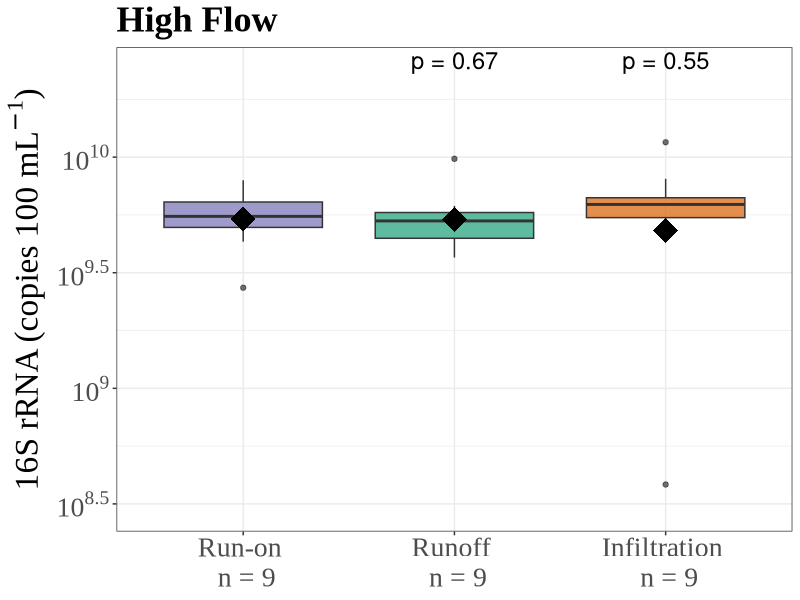
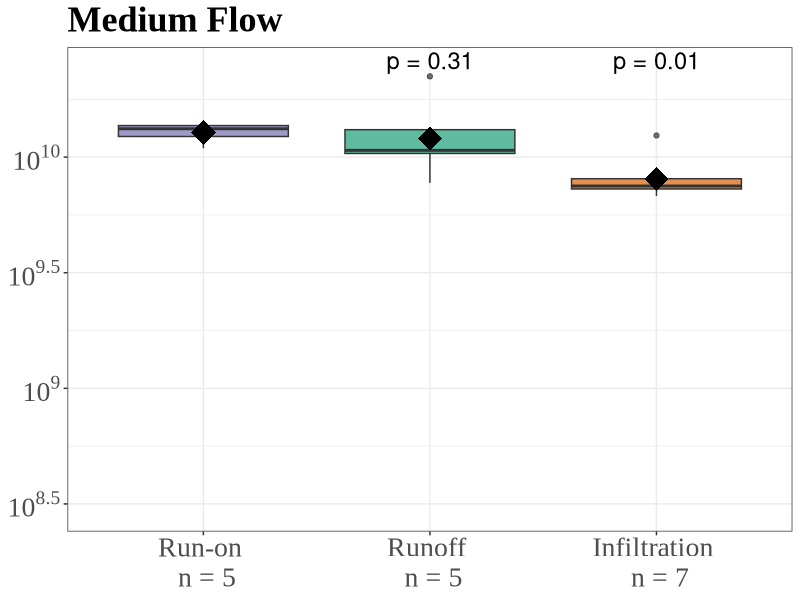
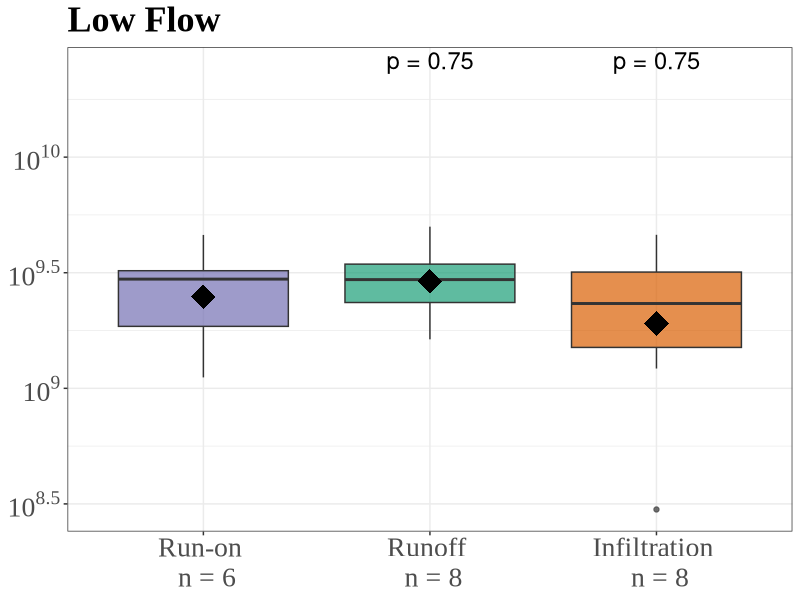
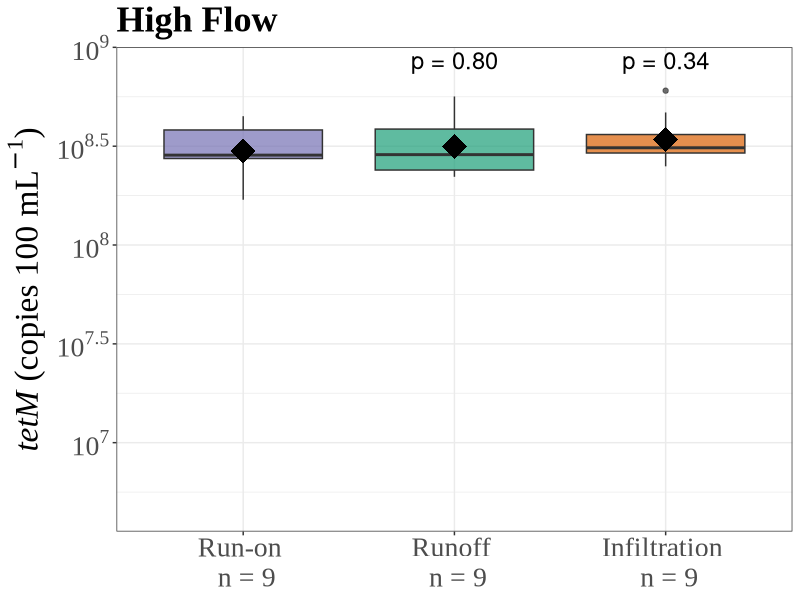
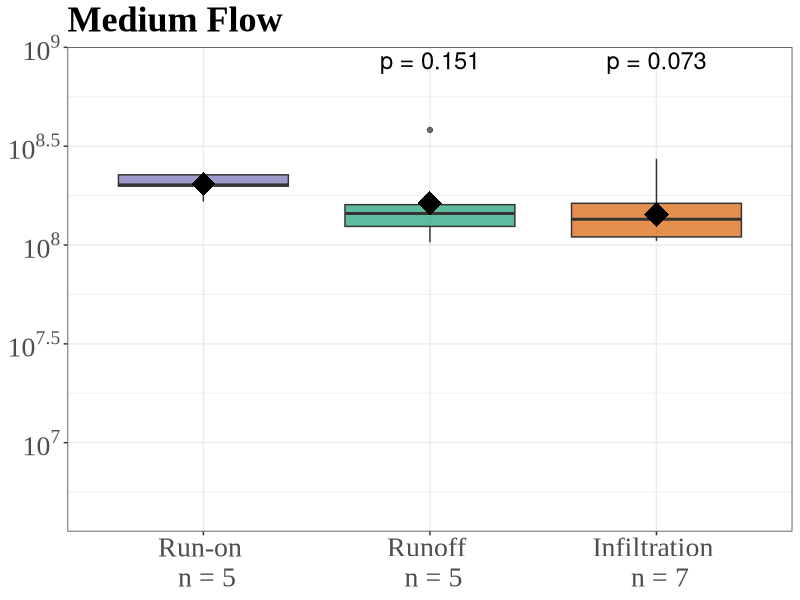
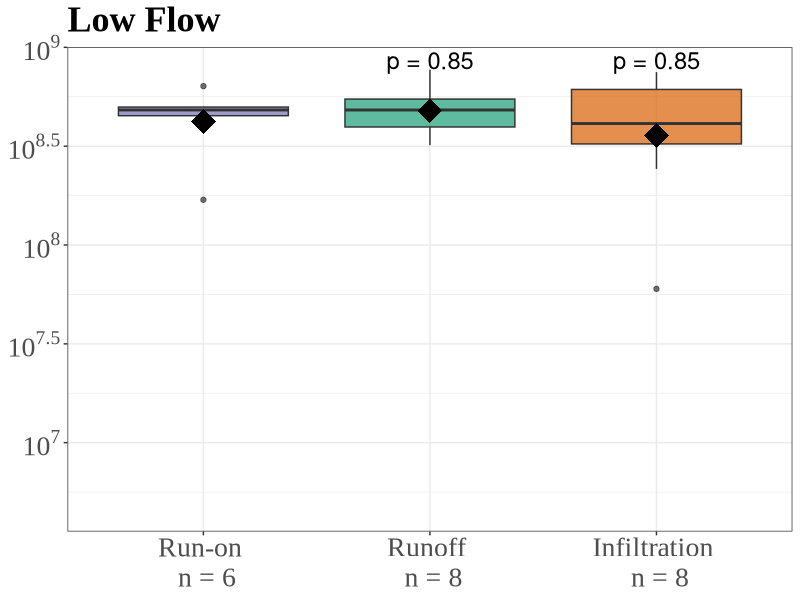
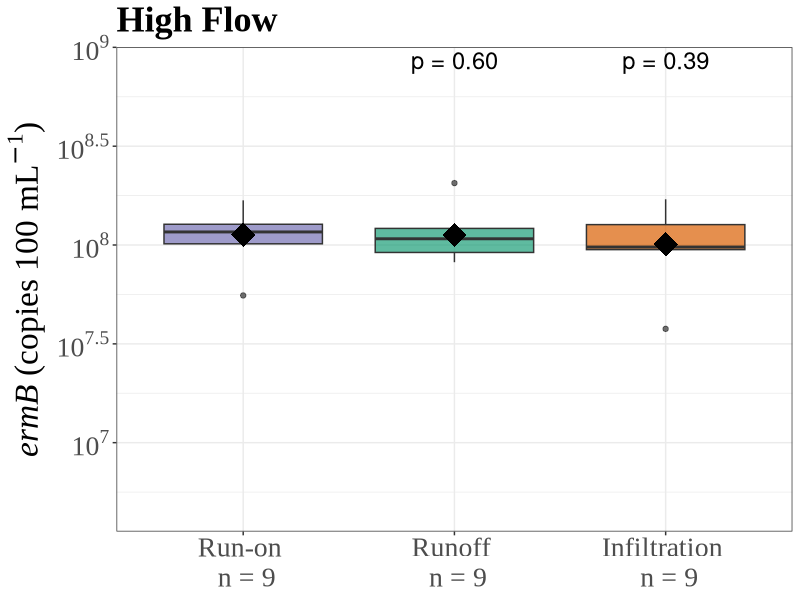
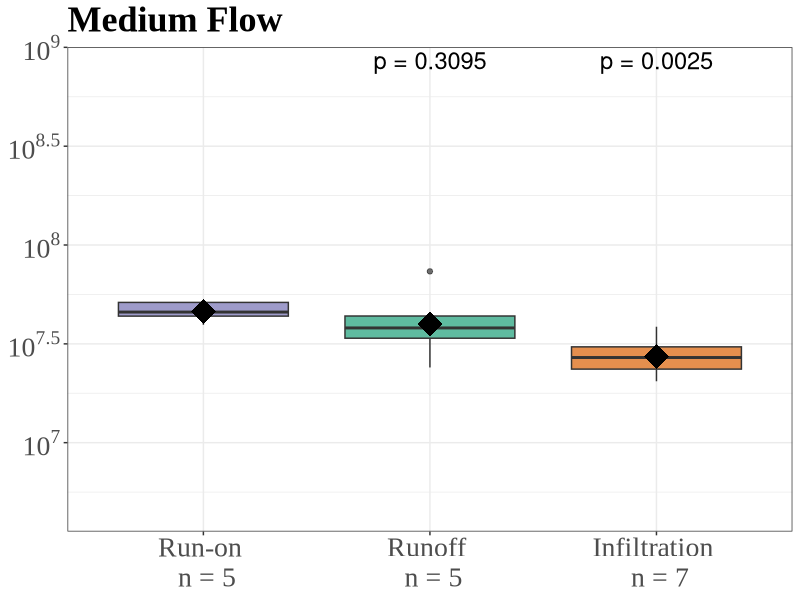

Reproduce these figures in R, in order.
library("readxl")
library("ggplot2")
library("dplyr")
library("ggpubr")
library("scales")

#16S rRNA#

high_flow_rRNA <- read_excel("../Boxplot Data.xlsx", sheet = "High Flow_Clean") %>%
  subset(Contaminant == "16S_rRNA") %>%
  mutate(Label = case_when(Sample == "Upstream" ~ "Run-on \n n = 9",
                           Sample == "Downstream" ~ "Runoff \n n = 9",
                           Sample == "Infiltration" ~ "Infiltration \n n = 9"))

levels_h = c("Run-on \n n = 9", "Runoff \n n = 9", "Infiltration \n n = 9")

medium_flow_rRNA <- read_excel("../Boxplot Data.xlsx", sheet = "Medium Flow_Clean") %>%
  subset(Contaminant == "16S_rRNA") %>%
  mutate(Label = case_when(Sample == "Upstream" ~ "Run-on \n n = 5",
                           Sample == "Downstream" ~ "Runoff \n n = 5",
                           Sample == "Infiltration" ~ "Infiltration \n n = 7"))

levels_m = c("Run-on \n n = 5", "Runoff \n n = 5", "Infiltration \n n = 7")

low_flow_rRNA <- read_excel("../Boxplot Data.xlsx", sheet = "Low Flow_Clean") %>%
  subset(Contaminant == "16S_rRNA") %>%
  mutate(Label = case_when(Sample == "Upstream" ~ "Run-on \n n = 6",
                           Sample == "Downstream" ~ "Runoff \n n = 8",
                           Sample == "Infiltration" ~ "Infiltration \n n = 8"))

levels_l = c("Run-on \n n = 6", "Runoff \n n = 8", "Infiltration \n n = 8")

high_flow_rRNA_plot <- ggplot(high_flow_rRNA, aes(ordered(x = Label, levels = levels_h), y = Conc, fill = Sample)) + 
  geom_boxplot(alpha = 0.7) +
  stat_summary(fun = mean, geom = "point", shape = 18, size = 8, color = "black", fill = "black") +
  stat_compare_means(label = "p.format", ref.group = "Run-on \n n = 9", size = 6) +
  scale_y_log10(limits = c(299000000, 24000000000),
                breaks = trans_breaks("log10", function(x) 10^x),
                labels = trans_format("log10", math_format(10^.x))) +
  scale_fill_brewer(palette = "Dark2") +
  ggtitle("High Flow") +
  ylab(bquote("16S rRNA (copies 100"~mL^-1*")")) +
  theme_bw() +
  theme(plot.title = element_text(family = "Times New Roman", face = "bold", size = 26),
        axis.text.x = element_text(family = "Times New Roman", size = 20),
        axis.title.x = element_blank(),
        axis.text.y = element_text(family = "Times New Roman", size = 20),
        axis.title.y = element_text(family = "Times New Roman", size = 24),
        legend.position = "none")

high_flow_rRNA_plot

medium_flow_rRNA_plot <- ggplot(medium_flow_rRNA, aes(ordered(x = Label, levels = levels_m), y = Conc, fill = Sample)) + 
  geom_boxplot(alpha = 0.7) +
  stat_summary(fun = mean, geom = "point", shape = 18, size = 8, color = "black", fill = "black") +
  stat_compare_means(label = "p.format", ref.group = "Run-on \n n = 5", size = 6) +
  scale_y_log10(limits = c(299000000, 24000000000),
                breaks = trans_breaks("log10", function(x) 10^x),
                labels = trans_format("log10", math_format(10^.x))) +
  scale_fill_brewer(palette = "Dark2") +
  ggtitle("Medium Flow") +
  theme_bw() +
  theme(plot.title = element_text(family = "Times New Roman", face = "bold", size = 26),
        axis.text.x = element_text(family = "Times New Roman", size = 20),
        axis.title.x = element_blank(),
        axis.text.y = element_text(family = "Times New Roman", size = 20),
        axis.title.y = element_blank(),
        legend.position = "none")

medium_flow_rRNA_plot

low_flow_rRNA_plot <- ggplot(low_flow_rRNA, aes(ordered(x = Label, levels = levels_l), y = Conc, fill = Sample)) + 
  geom_boxplot(alpha = 0.7) +
  stat_summary(fun = mean, geom = "point", shape = 18, size = 8, color = "black", fill = "black") +
  stat_compare_means(label = "p.format", ref.group = "Run-on \n n = 6", hide.ns = TRUE, size = 6) +
  scale_y_log10(limits = c(299000000, 24000000000),
                breaks = trans_breaks("log10", function(x) 10^x),
                labels = trans_format("log10", math_format(10^.x))) +
  scale_fill_brewer(palette = "Dark2") +
  ggtitle("Low Flow") +
  theme_bw() +
  theme(plot.title = element_text(family = "Times New Roman", face = "bold", size = 26),
        axis.text.x = element_text(family = "Times New Roman", size = 20),
        axis.title.x = element_blank(),
        axis.text.y = element_text(family = "Times New Roman", size = 20),
        axis.title.y = element_blank(),
        legend.position = "none")

low_flow_rRNA_plot

ggsave("High_Flow_rRNA.tiff", plot = high_flow_rRNA_plot,
       width = 6, height = 6, dpi = 300, units = c("in"))

ggsave("Medium_Flow_rRNA.tiff", plot = medium_flow_rRNA_plot,
       width = 5.66, height = 6, dpi = 300, units = c("in"))

ggsave("Low_Flow_rRNA.tiff", plot = low_flow_rRNA_plot,
       width = 5.66, height = 6, dpi = 300, units = c("in"))

#tetM#

high_flow_tetM <- read_excel("../Boxplot Data.xlsx", sheet = "High Flow_Clean") %>%
  subset(Contaminant == "tetM") %>%
  mutate(Label = case_when(Sample == "Upstream" ~ "Run-on \n n = 9",
                           Sample == "Downstream" ~ "Runoff \n n = 9",
                           Sample == "Infiltration" ~ "Infiltration \n n = 9"))

levels_h = c("Run-on \n n = 9", "Runoff \n n = 9", "Infiltration \n n = 9")

medium_flow_tetM <- read_excel("../Boxplot Data.xlsx", sheet = "Medium Flow_Clean") %>%
  subset(Contaminant == "tetM") %>%
  mutate(Label = case_when(Sample == "Upstream" ~ "Run-on \n n = 5",
                           Sample == "Downstream" ~ "Runoff \n n = 5",
                           Sample == "Infiltration" ~ "Infiltration \n n = 7"))

levels_m = c("Run-on \n n = 5", "Runoff \n n = 5", "Infiltration \n n = 7")

low_flow_tetM <- read_excel("../Boxplot Data.xlsx", sheet = "Low Flow_Clean") %>%
  subset(Contaminant == "tetM") %>%
  mutate(Label = case_when(Sample == "Upstream" ~ "Run-on \n n = 6",
                           Sample == "Downstream" ~ "Runoff \n n = 8",
                           Sample == "Infiltration" ~ "Infiltration \n n = 8"))

levels_l = c("Run-on \n n = 6", "Runoff \n n = 8", "Infiltration \n n = 8")

high_flow_tetM_plot <- ggplot(high_flow_tetM, aes(ordered(x = Label, levels = levels_h), y = Conc, fill = Sample)) + 
  geom_boxplot(alpha = 0.7) +
  stat_summary(fun = mean, geom = "point", shape = 18, size = 8, color = "black", fill = "black") +
  stat_compare_means(label = "p.format", ref.group = "Run-on \n n = 9", size = 6) +
  scale_y_log10(limits = c(4590000, 775000000),
                breaks = trans_breaks("log10", function(x) 10^x),
                labels = trans_format("log10", math_format(10^.x))) +
  scale_fill_brewer(palette = "Dark2") +
  ggtitle("High Flow") +
  theme_bw() +
  ylab(bquote(italic(.("tetM"))~"(copies 100"~mL^-1*")")) +
  theme(plot.title = element_text(family = "Times New Roman", face = "bold", size = 26),
        axis.text.x = element_text(family = "Times New Roman", size = 20),
        axis.title.x = element_blank(),
        axis.text.y = element_text(family = "Times New Roman", size = 20),
        axis.title.y = element_text(family = "Times New Roman", size = 24),
        legend.position = "none")

high_flow_tetM_plot

medium_flow_tetM_plot <- ggplot(medium_flow_tetM, aes(ordered(x = Label, levels = levels_m), y = Conc, fill = Sample)) + 
  geom_boxplot(alpha = 0.7) +
  stat_summary(fun = mean, geom = "point", shape = 18, size = 8, color = "black", fill = "black") +
  stat_compare_means(label = "p.format", ref.group = "Run-on \n n = 5", size = 6) +
  scale_y_log10(limits = c(4590000, 775000000),
                breaks = trans_breaks("log10", function(x) 10^x),
                labels = trans_format("log10", math_format(10^.x))) +
  scale_fill_brewer(palette = "Dark2") +
  ggtitle("Medium Flow") +
  theme_bw() +
  theme(plot.title = element_text(family = "Times New Roman", face = "bold", size = 26),
        axis.text.x = element_text(family = "Times New Roman", size = 20),
        axis.title.x = element_blank(),
        axis.text.y = element_text(family = "Times New Roman", size = 20),
        axis.title.y = element_blank(),
        legend.position = "none")

medium_flow_tetM_plot

low_flow_tetM_plot <- ggplot(low_flow_tetM, aes(ordered(x = Label, levels = levels_l), y = Conc, fill = Sample)) + 
  geom_boxplot(alpha = 0.7) +
  stat_summary(fun = mean, geom = "point", shape = 18, size = 8, color = "black", fill = "black") +
  stat_compare_means(label = "p.format", ref.group = "Run-on \n n = 6", hide.ns = TRUE, size = 6) +
  scale_y_log10(limits = c(4590000, 775000000),
                breaks = trans_breaks("log10", function(x) 10^x),
                labels = trans_format("log10", math_format(10^.x))) +
  scale_fill_brewer(palette = "Dark2") +
  ggtitle("Low Flow") +
  theme_bw() +
  theme(plot.title = element_text(family = "Times New Roman", face = "bold", size = 26),
        axis.text.x = element_text(family = "Times New Roman", size = 20),
        axis.title.x = element_blank(),
        axis.text.y = element_text(family = "Times New Roman", size = 20),
        axis.title.y = element_blank(),
        legend.position = "none")

low_flow_tetM_plot

ggsave("High_Flow_tetM.tiff", plot = high_flow_tetM_plot,
       width = 6, height = 6, dpi = 300, units = c("in"))

ggsave("Medium_Flow_tetM.tiff", plot = medium_flow_tetM_plot,
       width = 5.66, height = 6, dpi = 300, units = c("in"))

ggsave("Low_Flow_tetM.tiff", plot = low_flow_tetM_plot,
       width = 5.66, height = 6, dpi = 300, units = c("in"))

#ermB#

high_flow_ermB <- read_excel("../Boxplot Data.xlsx", sheet = "High Flow_Clean") %>%
  subset(Contaminant == "ermB") %>%
  mutate(Label = case_when(Sample == "Upstream" ~ "Run-on \n n = 9",
                           Sample == "Downstream" ~ "Runoff \n n = 9",
                           Sample == "Infiltration" ~ "Infiltration \n n = 9"))

levels_h = c("Run-on \n n = 9", "Runoff \n n = 9", "Infiltration \n n = 9")

medium_flow_ermB <- read_excel("../Boxplot Data.xlsx", sheet = "Medium Flow_Clean") %>%
  subset(Contaminant == "ermB") %>%
  mutate(Label = case_when(Sample == "Upstream" ~ "Run-on \n n = 5",
                           Sample == "Downstream" ~ "Runoff \n n = 5",
                           Sample == "Infiltration" ~ "Infiltration \n n = 7"))

levels_m = c("Run-on \n n = 5", "Runoff \n n = 5", "Infiltration \n n = 7")

low_flow_ermB <- read_excel("../Boxplot Data.xlsx", sheet = "Low Flow_Clean") %>%
  subset(Contaminant == "ermB") %>%
  mutate(Label = case_when(Sample == "Upstream" ~ "Run-on \n n = 6",
                           Sample == "Downstream" ~ "Runoff \n n = 8",
                           Sample == "Infiltration" ~ "Infiltration \n n = 8"))

levels_l = c("Run-on \n n = 6", "Runoff \n n = 8", "Infiltration \n n = 8")

high_flow_ermB_plot <- ggplot(high_flow_ermB, aes(ordered(x = Label, levels = levels_h), y = Conc, fill = Sample)) + 
  geom_boxplot(alpha = 0.7) +
  stat_summary(fun = mean, geom = "point", shape = 18, size = 8, color = "black", fill = "black") +
  stat_compare_means(label = "p.format", ref.group = "Run-on \n n = 9", size = 6) +
  scale_y_log10(limits = c(4590000, 775000000),
                breaks = trans_breaks("log10", function(x) 10^x),
                labels = trans_format("log10", math_format(10^.x))) +
  scale_fill_brewer(palette = "Dark2") +
  ggtitle("High Flow") +
  ylab(bquote(italic(.("ermB"))~"(copies 100"~mL^-1*")")) +
  theme_bw() +
  theme(plot.title = element_text(family = "Times New Roman", face = "bold", size = 26),
        axis.text.x = element_text(family = "Times New Roman", size = 20),
        axis.title.x = element_blank(),
        axis.text.y = element_text(family = "Times New Roman", size = 20),
        axis.title.y = element_text(family = "Times New Roman", size = 24),
        legend.position = "none")

high_flow_ermB_plot

medium_flow_ermB_plot <- ggplot(medium_flow_ermB, aes(ordered(x = Label, levels = levels_m), y = Conc, fill = Sample)) + 
  geom_boxplot(alpha = 0.7) +
  stat_summary(fun = mean, geom = "point", shape = 18, size = 8, color = "black", fill = "black") +
  stat_compare_means(label = "p.format", ref.group = "Run-on \n n = 5", size = 6) +
  scale_y_log10(limits = c(4590000, 775000000),
                breaks = trans_breaks("log10", function(x) 10^x),
                labels = trans_format("log10", math_format(10^.x))) +
  scale_fill_brewer(palette = "Dark2") +
  ggtitle("Medium Flow") +
  theme_bw() +
  theme(plot.title = element_text(family = "Times New Roman", face = "bold", size = 26),
        axis.text.x = element_text(family = "Times New Roman", size = 20),
        axis.title.x = element_blank(),
        axis.text.y = element_text(family = "Times New Roman", size = 20),
        axis.title.y = element_blank(),
        legend.position = "none")

medium_flow_ermB_plot

low_flow_ermB_plot <- ggplot(low_flow_ermB, aes(ordered(x = Label, levels = levels_l), y = Conc, fill = Sample)) + 
  geom_boxplot(alpha = 0.7) +
  stat_summary(fun = mean, geom = "point", shape = 18, size = 8, color = "black", fill = "black") +
  stat_compare_means(label = "p.format", ref.group = "Run-on \n n = 6", hide.ns = TRUE, size = 6) +
  scale_y_log10(limits = c(4590000, 775000000),
                breaks = trans_breaks("log10", function(x) 10^x),
                labels = trans_format("log10", math_format(10^.x))) +
  scale_fill_brewer(palette = "Dark2") +
  ggtitle("Low Flow") +
  theme_bw() +
  theme(plot.title = element_text(family = "Times New Roman", face = "bold", size = 26),
        axis.text.x = element_text(family = "Times New Roman", size = 20),
        axis.title.x = element_blank(),
        axis.text.y = element_text(family = "Times New Roman", size = 20),
        axis.title.y = element_blank(),
        legend.position = "none")

low_flow_ermB_plot

ggsave("High_Flow_ermB.tiff", plot = high_flow_ermB_plot,
       width = 6, height = 6, dpi = 300, units = c("in"))

ggsave("Medium_Flow_ermB.tiff", plot = medium_flow_ermB_plot,
       width = 5.66, height = 6, dpi = 300, units = c("in"))

ggsave("Low_Flow_ermB.tiff", plot = low_flow_ermB_plot,
       width = 5.66, height = 6, dpi = 300, units = c("in"))


#ermF#

high_flow_ermF <- read_excel("../Boxplot Data.xlsx", sheet = "High Flow_Clean") %>%
  subset(Contaminant == "ermF") %>%
  mutate(Label = case_when(Sample == "Upstream" ~ "Run-on \n n = 9",
                           Sample == "Downstream" ~ "Runoff \n n = 9",
                           Sample == "Infiltration" ~ "Infiltration \n n = 9"))

levels_h = c("Run-on \n n = 9", "Runoff \n n = 9", "Infiltration \n n = 9")

medium_flow_ermF <- read_excel("../Boxplot Data.xlsx", sheet = "Medium Flow_Clean") %>%
  subset(Contaminant == "ermF") %>%
  mutate(Label = case_when(Sample == "Upstream" ~ "Run-on \n n = 5",
                           Sample == "Downstream" ~ "Runoff \n n = 5",
                           Sample == "Infiltration" ~ "Infiltration \n n = 7"))

levels_m = c("Run-on \n n = 5", "Runoff \n n = 5", "Infiltration \n n = 7")

low_flow_ermF <- read_excel("../Boxplot Data.xlsx", sheet = "Low Flow_Clean") %>%
  subset(Contaminant == "ermF") %>%
  mutate(Label = case_when(Sample == "Upstream" ~ "Run-on \n n = 6",
                           Sample == "Downstream" ~ "Runoff \n n = 8",
                           Sample == "Infiltration" ~ "Infiltration \n n = 8"))

levels_l = c("Run-on \n n = 6", "Runoff \n n = 8", "Infiltration \n n = 8")

high_flow_ermF_plot <- ggplot(high_flow_ermF, aes(ordered(x = Label, levels = levels_h), y = Conc, fill = Sample)) + 
  geom_boxplot(alpha = 0.7) +
  stat_summary(fun = mean, geom = "point", shape = 18, size = 8, color = "black", fill = "black") +
  stat_compare_means(label = "p.format", ref.group = "Run-on \n n = 9", size = 6) +
  scale_y_log10(limits = c(4590000, 775000000),
                breaks = trans_breaks("log10", function(x) 10^x),
                labels = trans_format("log10", math_format(10^.x))) +
  scale_fill_brewer(palette = "Dark2") +
  ggtitle("High Flow") +
  ylab(bquote(italic(.("ermF"))~"(copies 100"~mL^-1*")")) +
  theme_bw() +
  theme(plot.title = element_text(family = "Times New Roman", face = "bold", size = 26),
        axis.text.x = element_text(family = "Times New Roman", size = 20),
        axis.title.x = element_blank(),
        axis.text.y = element_text(family = "Times New Roman", size = 20),
        axis.title.y = element_text(family = "Times New Roman", size = 24),
        legend.position = "none")

high_flow_ermF_plot

medium_flow_ermF_plot <- ggplot(medium_flow_ermF, aes(ordered(x = Label, levels = levels_m), y = Conc, fill = Sample)) + 
  geom_boxplot(alpha = 0.7) +
  stat_summary(fun = mean, geom = "point", shape = 18, size = 8, color = "black", fill = "black") +
  stat_compare_means(label = "p.format", ref.group = "Run-on \n n = 5", size = 6) +
  scale_y_log10(limits = c(4590000, 775000000),
                breaks = trans_breaks("log10", function(x) 10^x),
                labels = trans_format("log10", math_format(10^.x))) +
  scale_fill_brewer(palette = "Dark2") +
  ggtitle("Medium Flow") +
  theme_bw() +
  theme(plot.title = element_text(family = "Times New Roman", face = "bold", size = 26),
        axis.text.x = element_text(family = "Times New Roman", size = 20),
        axis.title.x = element_blank(),
        axis.text.y = element_text(family = "Times New Roman", size = 20),
        axis.title.y = element_blank(),
        legend.position = "none")

medium_flow_ermF_plot

low_flow_ermF_plot <- ggplot(low_flow_ermF, aes(ordered(x = Label, levels = levels_l), y = Conc, fill = Sample)) + 
  geom_boxplot(alpha = 0.7) +
  stat_summary(fun = mean, geom = "point", shape = 18, size = 8, color = "black", fill = "black") +
  stat_compare_means(label = "p.format", ref.group = "Run-on \n n = 6", hide.ns = TRUE, size = 6) +
  scale_y_log10(limits = c(4590000, 775000000),
                breaks = trans_breaks("log10", function(x) 10^x),
                labels = trans_format("log10", math_format(10^.x))) +
  scale_fill_brewer(palette = "Dark2") +
  ggtitle("Low Flow") +
  theme_bw() +
  theme(plot.title = element_text(family = "Times New Roman", face = "bold", size = 26),
        axis.text.x = element_text(family = "Times New Roman", size = 20),
        axis.title.x = element_blank(),
        axis.text.y = element_text(family = "Times New Roman", size = 20),
        axis.title.y = element_blank(),
        legend.position = "none")

low_flow_ermF_plot

ggsave("High_Flow_ermF.tiff", plot = high_flow_ermF_plot,
       width = 6, height = 6, dpi = 300, units = c("in"))

ggsave("Medium_Flow_ermF.tiff", plot = medium_flow_ermF_plot,
       width = 5.66, height = 6, dpi = 300, units = c("in"))

ggsave("Low_Flow_ermF.tiff", plot = low_flow_ermF_plot,
       width = 5.66, height = 6, dpi = 300, units = c("in"))


